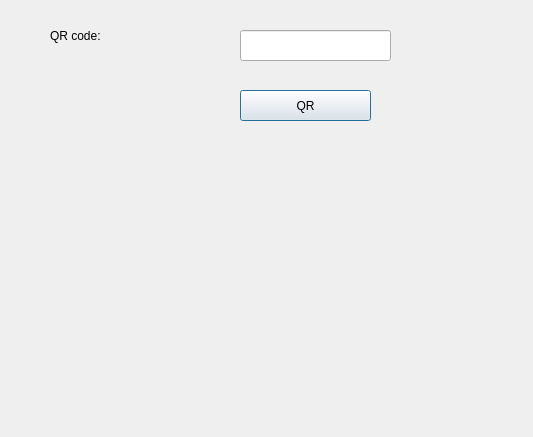
<?xml version="1.0" encoding="UTF-8"?>
<ui version="4.0">
 <class>qrcodechai</class>
 <widget class="QDialog" name="qrcodechai">
  <property name="geometry">
   <rect>
    <x>0</x>
    <y>0</y>
    <width>533</width>
    <height>437</height>
   </rect>
  </property>
  <property name="windowTitle">
   <string>Dialog</string>
  </property>
  <widget class="QLabel" name="label">
   <property name="geometry">
    <rect>
     <x>50</x>
     <y>20</y>
     <width>91</width>
     <height>31</height>
    </rect>
   </property>
   <property name="text">
    <string>QR code:</string>
   </property>
  </widget>
  <widget class="QLabel" name="label_QRCode">
   <property name="geometry">
    <rect>
     <x>110</x>
     <y>160</y>
     <width>351</width>
     <height>241</height>
    </rect>
   </property>
   <property name="text">
    <string/>
   </property>
  </widget>
  <widget class="QLineEdit" name="lineEdit_1">
   <property name="geometry">
    <rect>
     <x>240</x>
     <y>30</y>
     <width>151</width>
     <height>31</height>
    </rect>
   </property>
  </widget>
  <widget class="QPushButton" name="pushButton_generate">
   <property name="geometry">
    <rect>
     <x>240</x>
     <y>90</y>
     <width>131</width>
     <height>31</height>
    </rect>
   </property>
   <property name="text">
    <string>QR</string>
   </property>
  </widget>
 </widget>
 <resources/>
 <connections/>
</ui>
